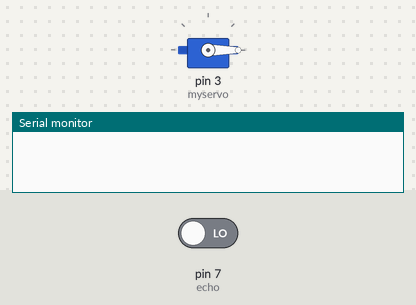
Bench run of a sketch on a simulated Arduino Uno, built with avr-gcc and run on an emulated ATmega328P. Shown: servo, the last lines printed to the serial monitor. The test bench sets the inputs (shaded band); at power-on: pin 7 (echo) LOW.

Above: at 0.1 s.
At 1.4 s:
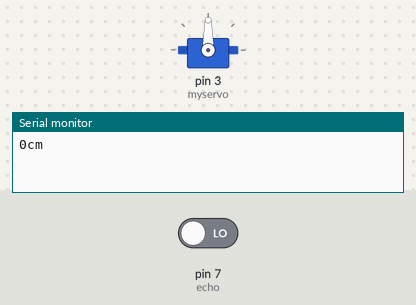
Timing chart, 0 to 2.9 s (numbered marks = the images above):
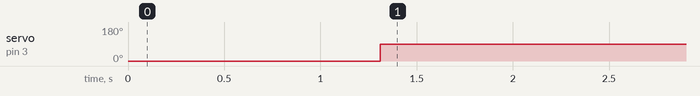

Measured:
- by itself, servo on pin 3 (myservo): 0° → 90° at 1.3 s

The sketch:

_26_Servo_Distance_CrossLine_Millis.ino
```cpp
#include<Servo.h>

Servo myservo;
int trig = 6;
int echo = 7;

int interval = 3;
int lastMillis = 0;

void setup() {
  Serial.begin(9600);

  myservo.attach(3);
  pinMode(trig, OUTPUT);
  pinMode(echo, INPUT);

  myservo.write(0);
}

void loop() {

  digitalWrite(trig, HIGH);
  delay(10);
  digitalWrite(trig, LOW);

  int duration = pulseIn(echo, HIGH);
  int distance = (duration/2) / 29.1;
  delay(300);

  Serial.print(distance);
  Serial.println("cm");

  if(distance < 15){
    myservo.write(90);
    lastMillis = millis();
  }else if(distance >= 15){
    if(millis() - lastMillis >= interval){
        myservo.write(0);
    }

  }

}
```
